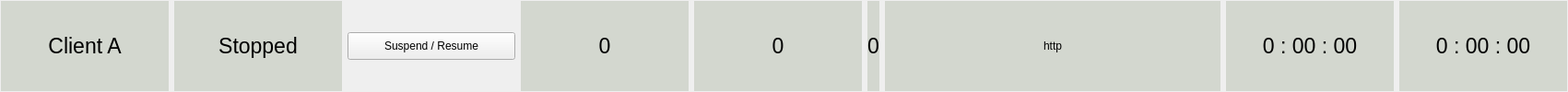
            <widget class="QWidget" name="client1_widget" native="true">
             <property name="sizePolicy">
              <sizepolicy hsizetype="Preferred" vsizetype="Fixed">
               <horstretch>0</horstretch>
               <verstretch>0</verstretch>
              </sizepolicy>
             </property>
             <property name="minimumSize">
              <size>
               <width>0</width>
               <height>50</height>
              </size>
             </property>
             <layout class="QHBoxLayout" name="horizontalLayout_19">
              <property name="leftMargin">
               <number>1</number>
              </property>
              <property name="topMargin">
               <number>1</number>
              </property>
              <property name="rightMargin">
               <number>1</number>
              </property>
              <property name="bottomMargin">
               <number>1</number>
              </property>
              <item>
               <widget class="QLabel" name="client1_name">
                <property name="minimumSize">
                 <size>
                  <width>182</width>
                  <height>0</height>
                 </size>
                </property>
                <property name="font">
                 <font>
                  <pointsize>17</pointsize>
                 </font>
                </property>
                <property name="styleSheet">
                 <string notr="true">background-color: rgb(211, 215, 207);</string>
                </property>
                <property name="text">
                 <string>Client A</string>
                </property>
                <property name="alignment">
                 <set>Qt::AlignCenter</set>
                </property>
               </widget>
              </item>
              <item>
               <widget class="QLabel" name="client1_state">
                <property name="minimumSize">
                 <size>
                  <width>182</width>
                  <height>0</height>
                 </size>
                </property>
                <property name="font">
                 <font>
                  <pointsize>17</pointsize>
                 </font>
                </property>
                <property name="styleSheet">
                 <string notr="true">background-color: rgb(211, 215, 207);</string>
                </property>
                <property name="text">
                 <string>Stopped</string>
                </property>
                <property name="alignment">
                 <set>Qt::AlignCenter</set>
                </property>
               </widget>
              </item>
              <item>
               <widget class="QPushButton" name="client1_switch">
                <property name="minimumSize">
                 <size>
                  <width>182</width>
                  <height>30</height>
                 </size>
                </property>
                <property name="text">
                 <string>Suspend / Resume</string>
                </property>
               </widget>
              </item>
              <item>
               <widget class="QLabel" name="client1_crawled_count">
                <property name="sizePolicy">
                 <sizepolicy hsizetype="Fixed" vsizetype="Preferred">
                  <horstretch>0</horstretch>
                  <verstretch>0</verstretch>
                 </sizepolicy>
                </property>
                <property name="minimumSize">
                 <size>
                  <width>182</width>
                  <height>0</height>
                 </size>
                </property>
                <property name="font">
                 <font>
                  <pointsize>17</pointsize>
                 </font>
                </property>
                <property name="styleSheet">
                 <string notr="true">background-color: rgb(211, 215, 207);</string>
                </property>
                <property name="text">
                 <string>0</string>
                </property>
                <property name="alignment">
                 <set>Qt::AlignCenter</set>
                </property>
               </widget>
              </item>
              <item>
               <widget class="QLabel" name="client1_failure_count">
                <property name="sizePolicy">
                 <sizepolicy hsizetype="Fixed" vsizetype="Preferred">
                  <horstretch>0</horstretch>
                  <verstretch>0</verstretch>
                 </sizepolicy>
                </property>
                <property name="minimumSize">
                 <size>
                  <width>182</width>
                  <height>0</height>
                 </size>
                </property>
                <property name="font">
                 <font>
                  <pointsize>17</pointsize>
                 </font>
                </property>
                <property name="styleSheet">
                 <string notr="true">background-color: rgb(211, 215, 207);</string>
                </property>
                <property name="text">
                 <string>0</string>
                </property>
                <property name="alignment">
                 <set>Qt::AlignCenter</set>
                </property>
               </widget>
              </item>
              <item>
               <widget class="QLabel" name="client1_failure_rate">
                <property name="font">
                 <font>
                  <pointsize>17</pointsize>
                 </font>
                </property>
                <property name="styleSheet">
                 <string notr="true">background-color: rgb(211, 215, 207);</string>
                </property>
                <property name="text">
                 <string>0</string>
                </property>
                <property name="alignment">
                 <set>Qt::AlignCenter</set>
                </property>
               </widget>
              </item>
              <item>
               <widget class="QLabel" name="client1_url">
                <property name="minimumSize">
                 <size>
                  <width>364</width>
                  <height>0</height>
                 </size>
                </property>
                <property name="font">
                 <font>
                  <pointsize>9</pointsize>
                 </font>
                </property>
                <property name="styleSheet">
                 <string notr="true">background-color: rgb(211, 215, 207);</string>
                </property>
                <property name="text">
                 <string>http</string>
                </property>
                <property name="alignment">
                 <set>Qt::AlignCenter</set>
                </property>
               </widget>
              </item>
              <item>
               <widget class="QLabel" name="client1_crawled_time">
                <property name="minimumSize">
                 <size>
                  <width>182</width>
                  <height>0</height>
                 </size>
                </property>
                <property name="font">
                 <font>
                  <pointsize>17</pointsize>
                 </font>
                </property>
                <property name="styleSheet">
                 <string notr="true">background-color: rgb(211, 215, 207);</string>
                </property>
                <property name="text">
                 <string>0 : 00 : 00</string>
                </property>
                <property name="alignment">
                 <set>Qt::AlignCenter</set>
                </property>
               </widget>
              </item>
              <item>
               <widget class="QLabel" name="client1_begin_time">
                <property name="minimumSize">
                 <size>
                  <width>182</width>
                  <height>0</height>
                 </size>
                </property>
                <property name="font">
                 <font>
                  <pointsize>17</pointsize>
                 </font>
                </property>
                <property name="styleSheet">
                 <string notr="true">background-color: rgb(211, 215, 207);</string>
                </property>
                <property name="text">
                 <string>0 : 00 : 00</string>
                </property>
                <property name="alignment">
                 <set>Qt::AlignCenter</set>
                </property>
               </widget>
              </item>
             </layout>
            </widget>
